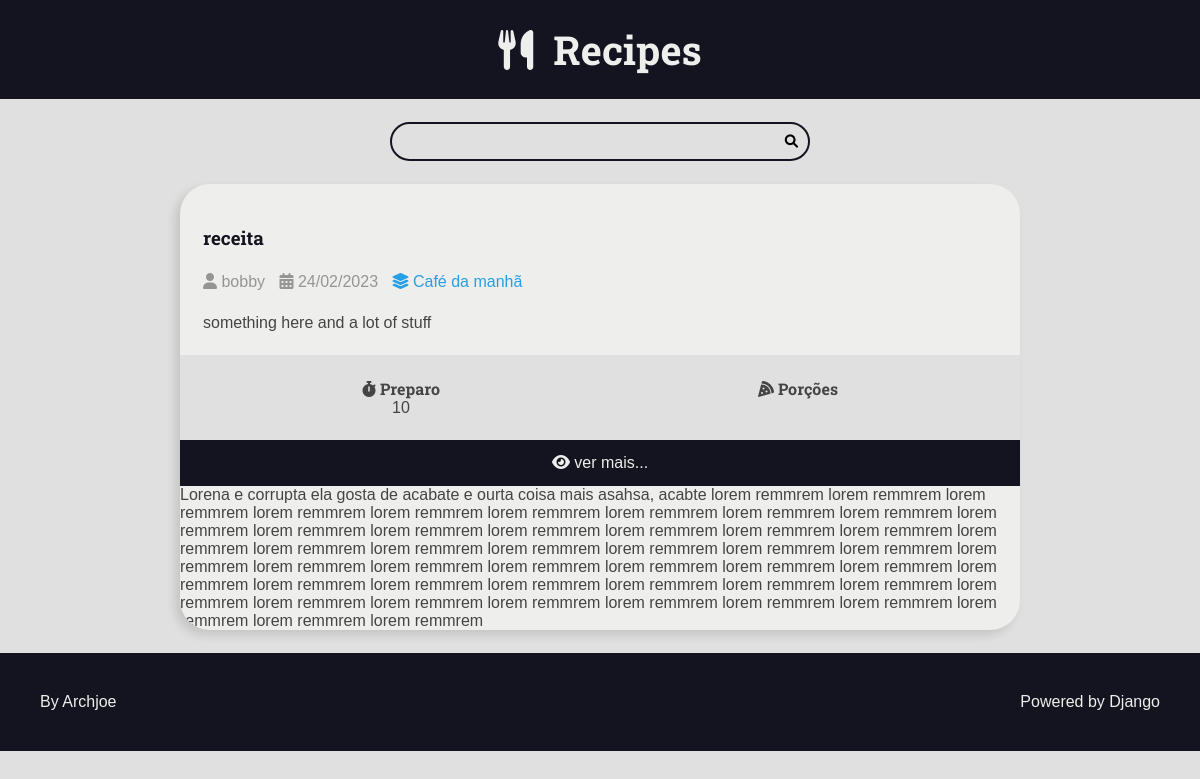
The page /recipes/15 on the database its author committed.
### recipes/models.py (models this page shows, shortened)
class Recipe(models.Model):
    title = models.CharField(max_length=65)
    description = models.CharField(max_length=165)
    slug = models.SlugField(unique=True)
    preparation_time = models.IntegerField()
    preparation_unit = models.CharField(max_length=65)
    servigs = models.IntegerField()
    servigs_unit = models.CharField(max_length=65)
    preparation_steps = models.TextField()
    preparation_step_is_html = models.BooleanField(default=False)
    created_at = models.DateTimeField(auto_now_add=True)
    update_at = models.DateTimeField(auto_now=True)
    is_published = models.BooleanField(default=False)
    cover = models.ImageField(
        upload_to='recipes/covers/%Y/%m/%d/', default=' ', blank=True)
    category = models.ForeignKey(
        Category, on_delete=models.SET_NULL, null=True, blank=True,
        default=None,
    )
    author = models.ForeignKey(
        User, on_delete=models.SET_NULL, null=True
    )

class Category(models.Model):
    name = models.CharField(max_length=65)

### recipes/views.py (the view)
# urls.py: path('recipes/<int:id>', views.recipe, name='recipe'),
def recipe(request, id):
    recipe = get_object_or_404(Recipe, pk=id, is_published=True)
    context = {'recipe': recipe,
               'is_detail_page': True,
               }
    return render(request, 'recipes/pages/recipe-view.html', context)

### recipes/templates/recipes/pages/recipe-view.html (shortened to what this page needs)
{% extends 'global/base.html' %}
{% block content %}
    <div class="main-content main-content-detail container">
        {% include 'recipes/partials/_recipe.html' %}
    </div>
{% endblock content %}

### recipes/templates/recipes/partials/_recipe.html (shortened to what this page needs)
<div class="recipe recipe-list-item">
    <div class="recipe-cover">
    </div>
    <div class="recipe-title-container">
        <a href="{% url 'recipes:recipe' recipe.id %}">
            <h3 class="recipe-title">{{ recipe.title }}</h3>
        </a>
    </div>
    <div class="recipe-author">
        {% if recipe.author is not None %}
        <span class="recipe-author-item">
            <i class="fas fa-user"></i>
                {% if recipe.author.first_name %}
                    {{ recipe.author.first_name }}
                {% else %}
                    {{ recipe.author.username }}
                {% endif %}
        </span>
    {% endif %}
        <span class="recipe-author-item">
            <i class="fas fa-calendar-alt"></i>
            {{ recipe.created_at|date:"d/m/Y" }}
        </span>
        {% if recipe.category is not None %}
            <span class="recipe-author-item">
                <a href="{% url 'recipes:category' recipe.category.id %}">
                    <i class="fas fa-layer-group"></i>
                    <span>{{ recipe.category.name  }}</span>
                </a>
            </span>
        {% endif %}
    </div>
    <div class="recipe-content">
        <p>{{ recipe.description }}</p>
    </div>
    <div class="recipe-meta-container">
        <div class="recipe-meta recipe-preparation">
            <h3 class="recipe-meta-title"><i class="fas fa-stopwatch"></i> Preparo</h3>
            <div class="recipe-meta-text">
                {{ recipe.preparation_time }}  {{ recipe.preparation_time_unit }}
            </div>
        </div>
        <div class="recipe-meta recipe-servings">
            <h3 class="recipe-meta-title"><i class="fas fa-pizza-slice"></i> Porções</h3>
        </div>
    </div>
    {% if not is_datail_page %}
        <footer class="recipe-footer">
            <a class="recipe-read-more button button-dark button-full-width" href="{% url 'recipes:recipe' recipe.id %}">
                <i class="fas fa-eye"></i>
                <span>ver mais...</span>
            </a>
        </footer>
    {% endif %}
    {% if is_detail_page is True %}
        <div class="preparation-steps">
            {% if recipe.preparation_steps_is_html is True %}
                {{ recipe.preparation_steps|safe }}
            {% else %}
                {{ recipe.preparation_steps|linebreaksbr }}
            {% endif %}
        </div>
    {% endif %}
</div>

### recipes/static/recipes/css/styles.css (style rules this page uses)
:root { --color-primary: #269fe6; --color-primary-hover: #2086c2; --color-primary-dark: #13141f; --color-primary-dark-hover: #212336; --color-primary-light: #d4ecfa; --color-primary-light-hover: #bdd8e7; --color-white: #eeeeec; --color-black: #000; --color-dark-text: #444; --color-info-light: #cce5ff; --color-debug-light: #cce5ff; --color-success-light: #d4edda; --color-alert-light: #fff3cd; --color-warning-light: #fff3cd; --color-error-light: #f8d7da; --color-info-dark: #4d86c4; --color-debug-dark: #4d86c4; --color-success-dark: #4a9c5d; --color-alert-dark: #927f40; --color-warning-dark: #927f40; --color-error-dark: #da525d; --color-gray-0: #f9f9f9; --color-gray-1: #e0e0e0; --color-gray-2: #c7c7c7; --color-gray-3: #aeaeae; --color-gray-4: #959595; --color-gray-5: #7d7d7d; --color-gray-6: #646464; --color-gray-7: #4b4b4b; --color-gray-8: #323232; --color-gray-9: #191919; --font-primary: sans-serif; --font-headings: 'Roboto Slab', serif; --spacing-gutter-medium: 2.3rem; --spacing-gutter-large: 4rem; }
* { padding: 0; margin: 0; box-sizing: border-box; }
html { font-size: 62.5%; }
body { font-size: 1.6rem; font-family: var(--font-primary); background: var(--color-gray-1); color: var(--color-dark-text); }
h1,h2,h3,h4,h5,h6 { font-family: var(--font-headings); }
.container { max-width: 100rem; max-height: auto; margin: 0 auto; padding: var(--spacing-gutter-medium); }
.main-content { padding-top: 0; }
.recipe { background: var(--color-white); box-shadow: -5px 5px 10px rgba(32, 32, 32, 0.137); transform: scale(1); transition: all 300ms ease-in-out; border-radius: 3rem; overflow: hidden; }
.recipe-list-item { max-width: 48rem; height: fit-content; }
.recipe-title-container { padding: var(--spacing-gutter-medium); }
.recipe-title-container a { text-decoration: none; color: var(--color-primary-dark); }
.recipe-author { padding: 0 var(--spacing-gutter-medium); }
.recipe-content { padding: var(--spacing-gutter-medium); }
.recipe-author-item { color: var(--color-gray-4); margin-right: 1rem; }
.recipe-author a { color: var(--color-primary); transition: all 300ms ease-in-out; text-decoration: none; }
.recipe-meta-container { display: flex; flex-flow: row wrap; padding: var(--spacing-gutter-medium); background: var(--color-gray-1); }
.recipe-meta { display: flex; flex-flow: column nowrap; flex-shrink: 1; flex-grow: 1; text-align: center; }
.recipe-meta-title { font-size: 1.6rem; }
.recipe-footer a { background: var(--color-primary-dark); display: block; flex-flow: row nowrap; color: var(--color-white); text-decoration: none; text-align: center; padding: 1.4rem var(--spacing-gutter-medium); transition: all 300ms ease-in-out; }
.main-content-detail .recipe-list-item { max-width: 84rem; margin: 0 auto; }

### rows shown on the page
Recipe: title "receita", author.username "bobby", created_at "24/02/2023", category.name "Café da manhã", description "something here and a lot of stuff", preparation_time "10", preparation_steps "Lorena e corrupta ela gosta de acabate e ourta coisa mais asahsa, acabte lorem remmrem lorem remmrem lorem remmrem lorem remmrem lorem remmrem lorem remmrem lorem remmrem lorem remmrem lorem remmrem lorem remmrem lorem remmrem lorem remmrem lorem remmrem lorem remmrem lorem remmrem lorem remmrem lorem remmrem lorem remmrem lorem remmrem lorem remmrem lorem remmrem lorem remmrem lorem remmrem lorem remmrem lorem remmrem lorem remmrem lorem remmrem lorem remmrem lorem remmrem lorem remmrem lorem remmrem lorem remmrem lorem remmrem lorem remmrem lorem remmrem lorem remmrem lorem remmrem lorem remmrem lorem remmrem lorem remmrem lorem remmrem lorem remmrem lorem remmrem lorem remmrem lorem…"
